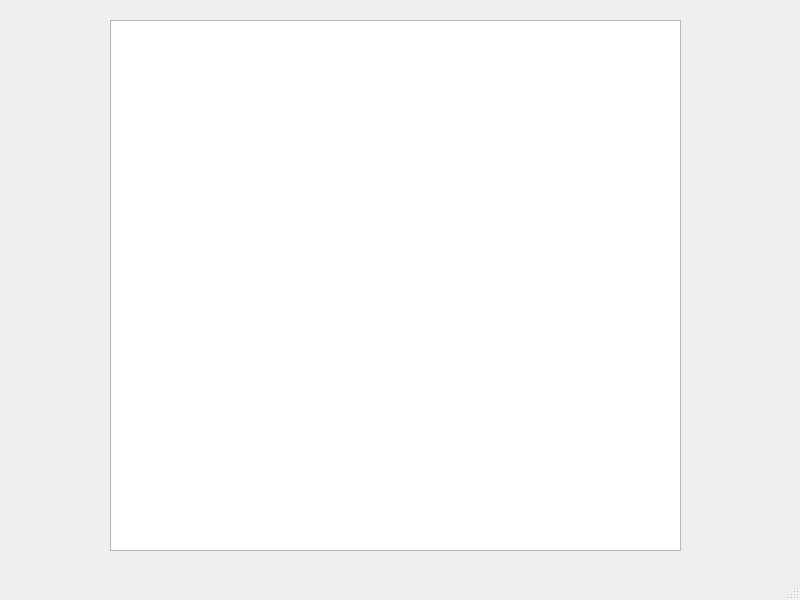
<?xml version="1.0" encoding="UTF-8"?>
<ui version="4.0">
 <class>MainWindow</class>
 <widget class="QMainWindow" name="MainWindow">
  <property name="geometry">
   <rect>
    <x>0</x>
    <y>0</y>
    <width>800</width>
    <height>600</height>
   </rect>
  </property>
  <property name="windowTitle">
   <string>MainWindow</string>
  </property>
  <widget class="QWidget" name="centralwidget">
   <widget class="PlotWidget" name="graphicsView">
    <property name="geometry">
     <rect>
      <x>110</x>
      <y>20</y>
      <width>571</width>
      <height>531</height>
     </rect>
    </property>
   </widget>
  </widget>
  <widget class="QMenuBar" name="menubar">
   <property name="geometry">
    <rect>
     <x>0</x>
     <y>0</y>
     <width>800</width>
     <height>23</height>
    </rect>
   </property>
  </widget>
  <widget class="QStatusBar" name="statusbar"/>
 </widget>
 <customwidgets>
  <customwidget>
   <class>PlotWidget</class>
   <extends>QGraphicsView</extends>
   <header>pyqtgraph</header>
  </customwidget>
 </customwidgets>
 <resources/>
 <connections/>
</ui>
